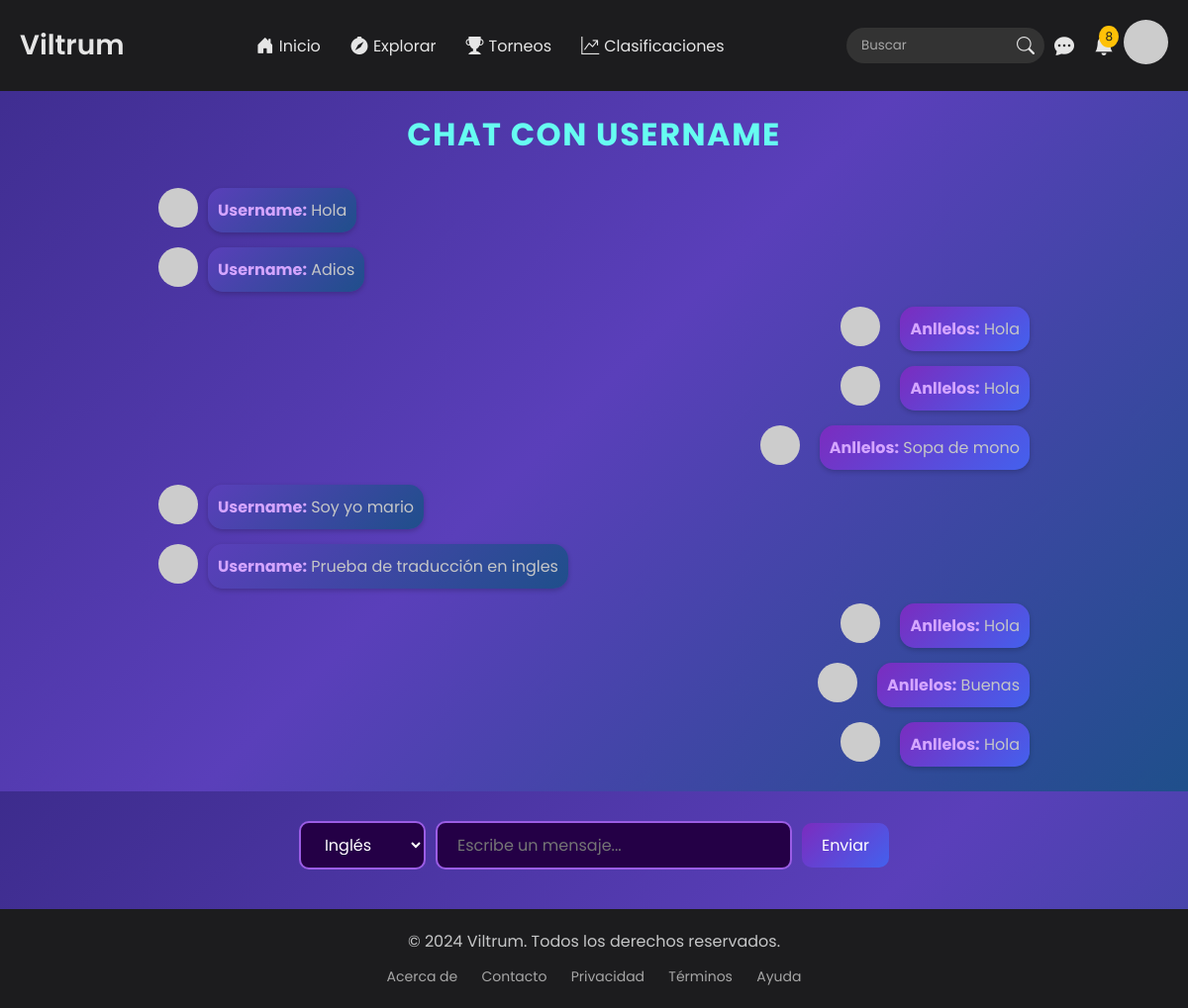
Before: /chat/room/43T9WXbfXderhbAyuft7Bx (signed in) with the older database file.
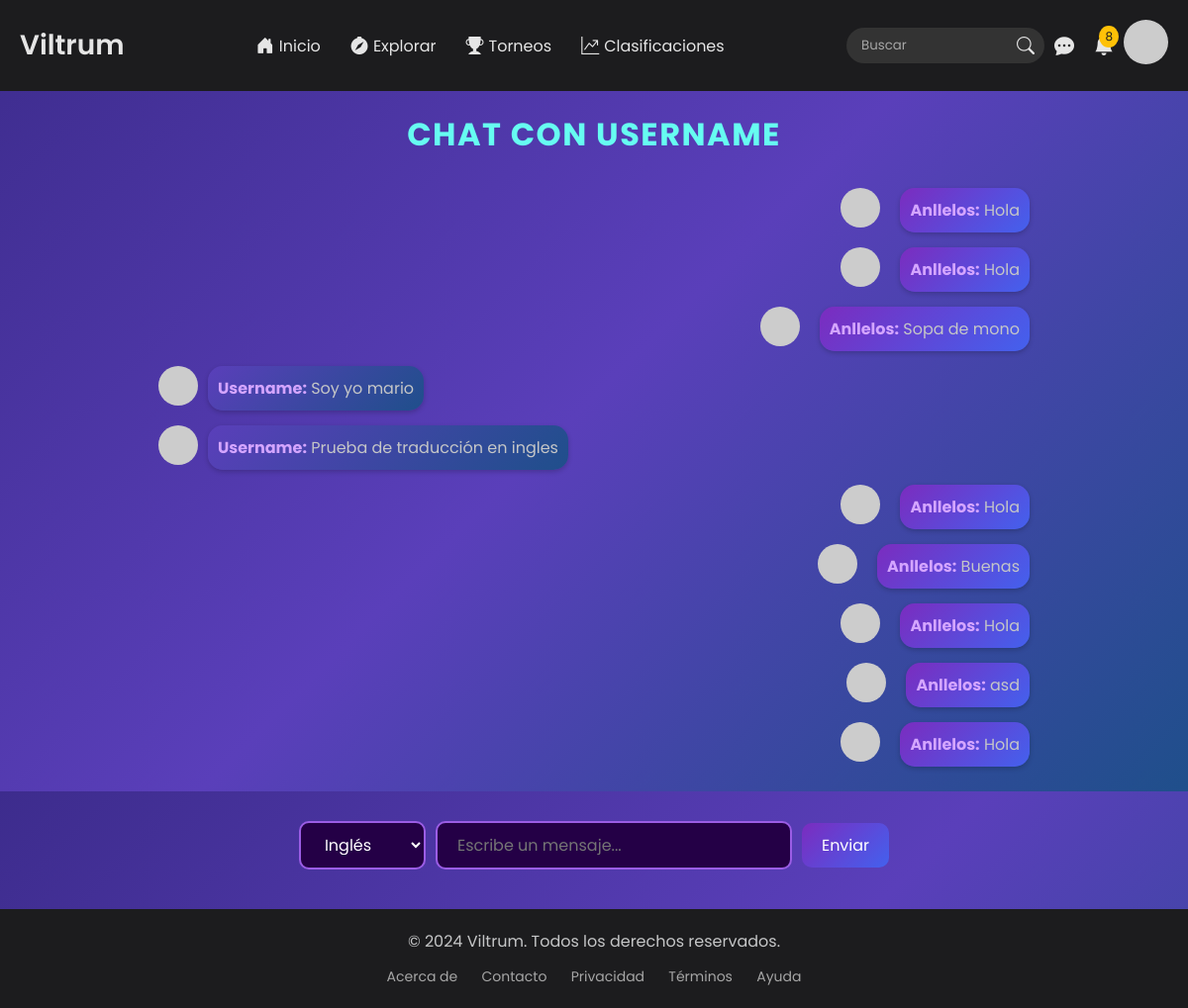
After: the same page with the newer database file.
### chat/models.py (models this page shows, shortened)
class GroupMessage(models.Model):
    group = models.ForeignKey(ChatGroup, related_name='chat_messages', on_delete=models.CASCADE)
    author = models.ForeignKey(User, on_delete=models.CASCADE)
    body = models.CharField(max_length=300)
    created = models.DateTimeField(auto_now_add=True)

### chat/views.py (the view, shortened to what this page needs)
# urls.py: path('chat/room/<str:chatroom_name>', views.chat_view, name='chatroom'),
@login_required
def chat_view(request, chatroom_name):
    chat_group = get_object_or_404(ChatGroup, group_name=chatroom_name)
    chat_messages = chat_group.chat_messages.all().order_by('-created')[:10]
    chat_messages = list(chat_messages)
    chat_messages.reverse()
    form = ChatMessageCreateForm()
    other_user = None
    if chat_group.is_private:
        if request.user not in chat_group.members.all():
            raise Http404()
        other_user = next((member for member in chat_group.members.all() if member != request.user), None)
    data_context = {
        'chat_messages': chat_messages,
        'form': form,
        'other_user': other_user,
        'chatroom_name': chatroom_name
    }
    return render(request, 'chat.html', data_context)

### chat/form.py
class ChatMessageCreateForm(ModelForm):
    class Meta:
        model = GroupMessage
        fields = ['body']

### core/context_processors.py (called while the page is built)
def user_role(request):
    if request.user.is_authenticated:
        if request.user.groups.filter(name='Sponsor').exists():
            return {'role': 'sponsor'}
        elif request.user.groups.filter(name='Gamer').exists():
            return {'role': 'gamer'}
        else:
            return {'role': 'other'}
    return {'role': 'guest'}

def notifications(request):
    if request.user.is_authenticated:
        notifications = NotificationSystem.objects.filter(receiver=request.user).order_by('-created_at')[:8]
        return {'notifications': notifications}
    return {'notifications': []}

def verification(request):
    if request.user.is_authenticated:
        verificate = ExtendedData.objects.filter(user=request.user, user_verification=True)
        if verificate.exists():
            return {'verified':True}
        else:
            return {'verified':False}
    return {'verified':False}

### chat/templates/chat.html (shortened to what this page needs)
{% extends 'template.html' %}
{% load static %}
{% block extra_css %}
<link rel="stylesheet" href="{% static 'chat/css/chat.css' %}">
{% endblock %}
{% block content %}
<div class="chat-page">
    <div class="chat-header">
        <h2 class="chat-title">Chat con <span class="username-highlight">{{ other_user.username }}</span></h2>
    </div>
    <div class="chat-messages" id="chat-messages">
        {% for message in chat_messages %}
        <div class="message {% if message.author == user %}outgoing{% else %}incoming{% endif %}">
            <img src="{% if message.author.profile_img %}{{ message.author.profile_img.url }}{% else %}https://ui-avatars.com/api/?name={{ message.author.username }}{% endif %}" alt="Avatar" class="avatar">
            <div class="message-content">
                <strong class="message-author">{{ message.author.username }}:</strong>
                <span class="message-body">{{ message.body }}</span>
            </div>
        </div>
        {% empty %}
        <p class="no-messages">No hay mensajes aún por leer.</p>
        {% endfor %}
    </div>
    <div class="chat-input-container">
        <form id="chat-messages_form">
            <div class="input-group">
                <select name="language" id="language" class="styled-select">
                    <option value="English">Inglés</option>
                </select>
                <input type="text" id="message-input" name="body" placeholder="Escribe un mensaje..." required class="styled-input">
                <button type="submit" class="send-button">Enviar</button>
            </div>
        </form>
    </div>
</div>
{% endblock %}

Changed rows visible on the page:
no longer on this page (row unchanged): GroupMessage: author.username "Username", body "Hola"
no longer on this page (row unchanged): GroupMessage: author.username "Username", body "Adios"
added GroupMessage: author.username "Anllelos", body "asd"
added GroupMessage: author.username "Anllelos", body "Hola"
